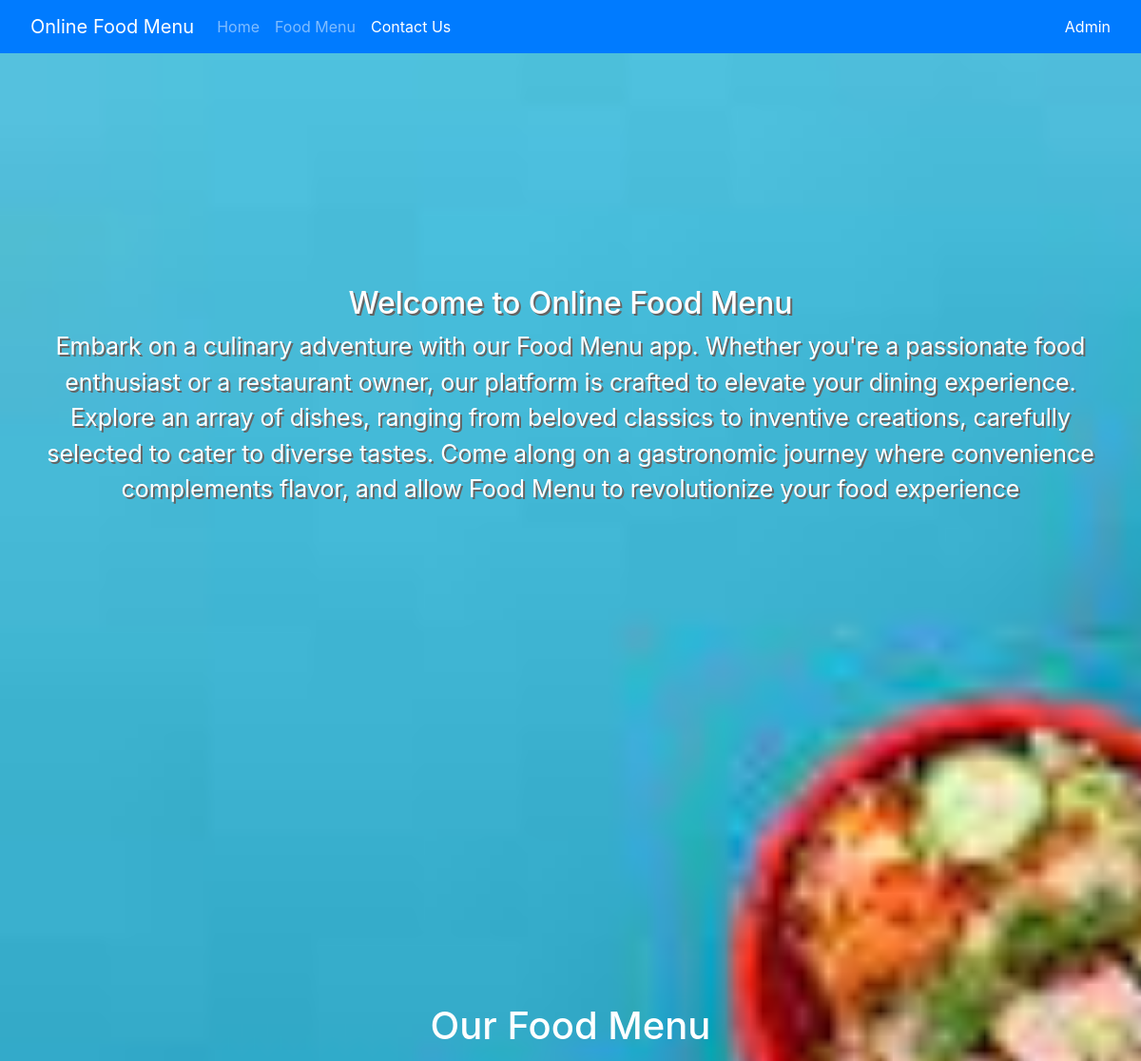
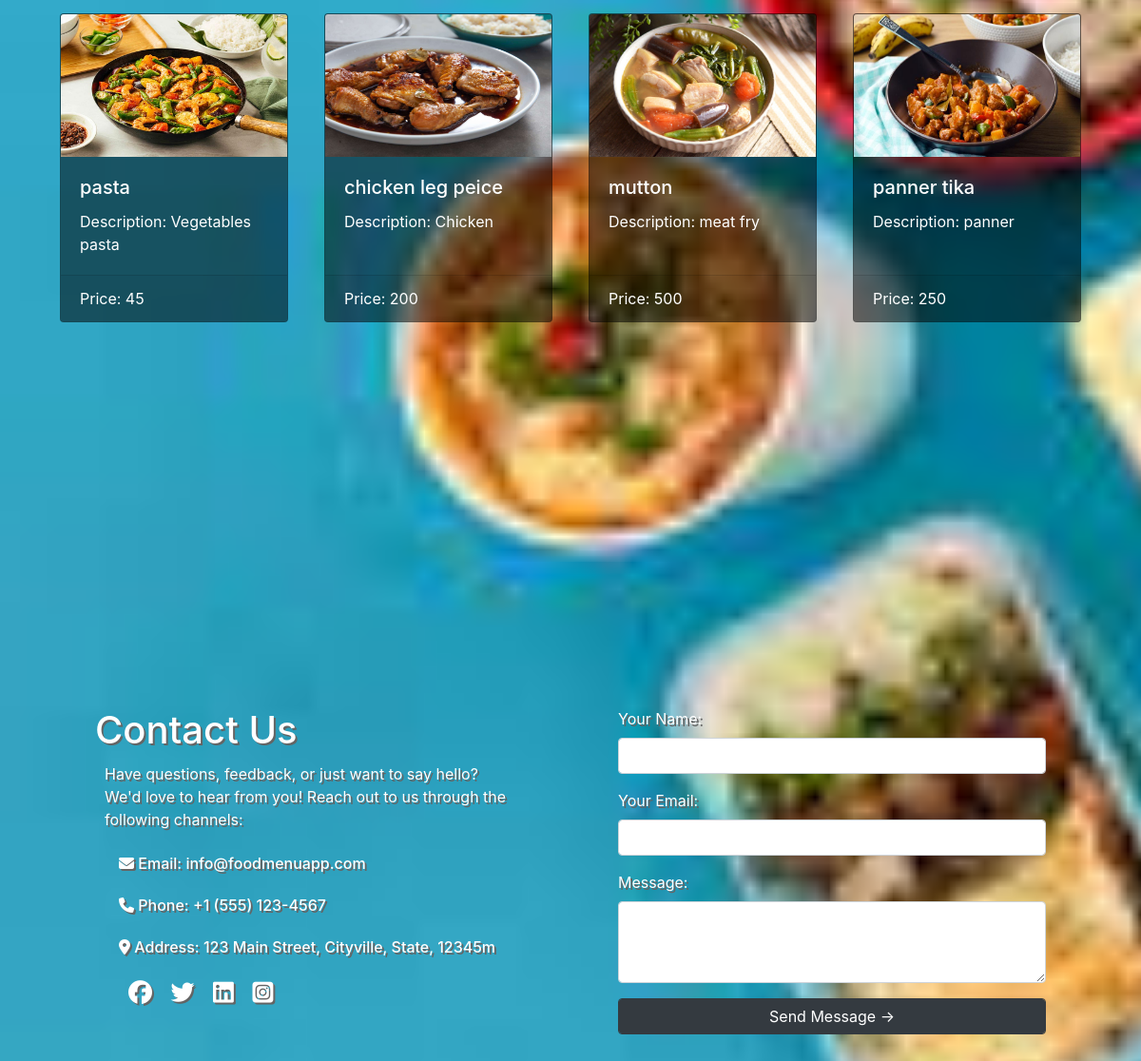
The page / on the database its author committed (2 pictures, top to bottom).
### tables this page shows
CREATE TABLE `tbl_menu` (
  `tbl_menu_id` int(11) NOT NULL AUTO_INCREMENT,
  `image` varchar(255) NOT NULL,
  `menu_name` varchar(255) NOT NULL,
  `price` int(11) NOT NULL,
  `description` text NOT NULL,
  PRIMARY KEY (`tbl_menu_id`)
);

### index.php (the view, shortened to what this page needs)
<!DOCTYPE html>
<html lang="en">
<head>
    <link rel="stylesheet" href="https://cdn.jsdelivr.net/npm/bootstrap@4.6.2/dist/css/bootstrap.min.css">
    <link rel="stylesheet" href="https://cdnjs.cloudflare.com/ajax/libs/font-awesome/6.5.1/css/all.min.css" />
   <link rel="stylesheet" href="./css/admin.css">
</head>
<body>
<nav class="navbar navbar-expand-lg navbar-dark bg-primary" id="navbar-header">
        <a class="navbar-brand ml-3" href="#">Online Food Menu</a>
        <div class="collapse navbar-collapse" id="navbarNav">
            <ul class="navbar-nav">
                <li class="nav-item">
                    <a class="nav-link" href="#home">Home</a>
                </li>
                <li class="nav-item">
                    <a class="nav-link" href="#foodMenu">Food Menu</a>
                </li>
                <li class="nav-item">
                    <a class="nav-link" href="#contactUs">Contact Us</a>
                </li>
            </ul>
            <a class="nav-link ml-auto" href="./admin.php" style="color: rgb(255, 255, 255);">Admin </a>
        </div>
    </nav>
    <div class="main">
        <div data-spy="scroll" data-target="#navbar-header" data-offset="0">
            <section id="home">
            <div class="home-container row">
                <h2>Welcome to Online Food Menu</h2>
                <p>Embark on a culinary adventure with our Food Menu app. Whether you're a passionate food enthusiast or a restaurant owner, our platform is crafted to elevate your dining experience. Explore an array of dishes, ranging from beloved classics to inventive creations, carefully selected to cater to diverse tastes. Come along on a gastronomic journey where convenience complements flavor, and allow Food Menu to revolutionize your food experience</p>
            </section>
            <section id="foodMenu">
                <div class="food-menu-container">
                    <h1 class="text-center">Our Food Menu</h1>
                    <div class="menus">
                        <?php
                            include('conn/conn.php');
                            $stmt = $conn->prepare("SELECT * FROM `tbl_menu`");
                            $stmt->execute();
                            $result = $stmt->fetchAll();
                            foreach($result as $row) {
                                $image = $row['image'];
                                $menuName = $row['menu_name'];
                                $price = $row['price'];
                                $description = $row['description'];
                                ?>
                            <div class="card" style="width: 15rem; background-color:rgba(0,0,0,0.5);" >
                                <img src="images/<?= $image ?>" class="card-img-top" alt="..." style="height:150px;">
                                <div class="card-body">
                                    <h5 class="card-title"><?= $menuName ?></h5>
                                    <p class="card-text">Description: <?= $description ?></p>
                                </div>
                                <div class="card-footer">
                                    Price: <?= $price ?>
                                </div>
                            </div>
                                <?php
                            }
                        ?>
                    </div>
                </div>
            </section>
            <section id="contactUs">
                <div class="contact-us-container row">
                <div class="details-container col-6">
                    <h1>Contact Us</h1>
                    <p>Have questions, feedback, or just want to say hello? We'd love to hear from you! Reach out to us through the following channels:</p>
                    <h6><span><i class="fa-solid fa-envelope"></i></span> Email: info@foodmenuapp.com</h6>
                    <h6><span><i class="fa-solid fa-phone"></i></span> Phone: +1 (555) 123-4567</h6>
                    <h6><span><i class="fa-solid fa-location-dot"></i></span> Address: 123 Main Street, Cityville, State, 12345m</h6>
                    <div class="social">
                        <i class="fa-brands fa-facebook"></i>
                        <i class="fa-brands fa-twitter"></i>
                        <i class="fa-brands fa-linkedin"></i>
                        <i class="fa-brands fa-square-instagram"></i>
                    </div>
                </div>
                <div class="form-container col-6">
                    <form action="./send-message.php" method="POST">
                        <div class="form-group">
                            <label for="name">Your Name:</label>
                            <input type="text" class="form-control" id="name" name="name" required>
                        </div>
                        <div class="form-group">
                            <label for="email">Your Email:</label>
                            <input type="email" class="form-control" id="email" name="email" required>
                        </div>
                        <div class="form-group">
                            <label for="message">Message:</label>
                            <textarea class="form-control" name="message" id="message" cols="30" rows="3"></textarea>
                        </div>
                        <button type="submit" class="btn btn-dark form-control">Send Message -></button>
                    </form>
                </div>
            </section>
    </div>
</body>
</html>

### css/admin.css (style rules this page uses)
html { scroll-behavior: smooth; }
body { background-image: url('http://localhost/food-menu/img/foodorder.jfif'); background-repeat: no-repeat; background-size: cover; background-attachment: fixed; }
#navbar-header { position: fixed; top: 0; width: 100%; }
section { display: flex; justify-content: center; align-items: center; height: 100vh; }
.home-container { display: flex; align-items: center; justify-content: center; text-align: center; color: rgb(255, 255, 255); padding: 40px; text-shadow: 2px 2px rgb(100, 100, 100); margin-top: 50px; }
.home-container > p { font-size: 25px; }
.contact-us-container { width: 1100px; color: rgb(255, 255, 255); text-shadow: 2px 2px rgb(100, 100, 100); margin-top: 64px; }
.details-container { padding: 50px; }
.details-container > p { margin: 10px; }
.details-container > h6 { margin: 25px; }
.social { margin: 10px 35px; }
.social > i { font-size: 25px; margin-right: 15px; }
.form-container { padding: 50px; }
.food-menu-container { display: flex; flex-direction: column; height: 720px; margin-top: 350px; color: rgb(255, 255, 255); padding: 40px; }
.menus { display: flex; flex-wrap: wrap; overflow: auto; }
.card { margin: 19px; }

### rows shown on the page
tbl_menu: image (picture), menu_name "pasta", description "Vegetables pasta", price "45"
tbl_menu: image (picture), menu_name "chicken leg peice", description "Chicken", price "200"
tbl_menu: image (picture), menu_name "mutton", description "meat fry", price "500"
tbl_menu: image (picture), menu_name "panner tika", description "panner", price "250"
